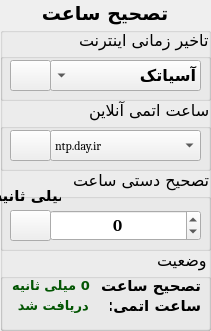
  <widget class="QGroupBox" name="groupBox">
   <property name="geometry">
    <rect>
     <x>340</x>
     <y>90</y>
     <width>211</width>
     <height>331</height>
    </rect>
   </property>
   <property name="font">
    <font>
     <family>B Arash</family>
     <pointsize>14</pointsize>
     <weight>75</weight>
     <bold>true</bold>
    </font>
   </property>
   <property name="title">
    <string>تصحیح ساعت</string>
   </property>
   <property name="alignment">
    <set>Qt::AlignCenter</set>
   </property>
   <widget class="QGroupBox" name="groupBox_2">
    <property name="geometry">
     <rect>
      <x>0</x>
      <y>30</y>
      <width>211</width>
      <height>71</height>
     </rect>
    </property>
    <property name="font">
     <font>
      <family>B Arash</family>
      <pointsize>12</pointsize>
      <weight>50</weight>
      <bold>false</bold>
     </font>
    </property>
    <property name="layoutDirection">
     <enum>Qt::RightToLeft</enum>
    </property>
    <property name="title">
     <string>تاخیر زمانی اینترنت</string>
    </property>
    <widget class="QComboBox" name="PingCombo">
     <property name="geometry">
      <rect>
       <x>50</x>
       <y>30</y>
       <width>151</width>
       <height>31</height>
      </rect>
     </property>
     <property name="font">
      <font>
       <family>B Nazanin</family>
       <pointsize>12</pointsize>
       <weight>75</weight>
       <bold>true</bold>
      </font>
     </property>
     <item>
      <property name="text">
       <string>آسیاتک</string>
      </property>
      <property name="icon">
       <iconset>
        <normaloff>Data/Images/Asiatech.png</normaloff>Data/Images/Asiatech.png</iconset>
      </property>
     </item>
     <item>
      <property name="text">
       <string>ایرانسل</string>
      </property>
      <property name="icon">
       <iconset>
        <normaloff>Data/Images/Irancell.png</normaloff>Data/Images/Irancell.png</iconset>
      </property>
     </item>
     <item>
      <property name="text">
       <string>پارس</string>
      </property>
      <property name="icon">
       <iconset>
        <normaloff>Data/Images/serverpars.png</normaloff>Data/Images/serverpars.png</iconset>
      </property>
     </item>
     <item>
      <property name="text">
       <string>شاتل</string>
      </property>
      <property name="icon">
       <iconset>
        <normaloff>Data/Images/Shatell.png</normaloff>Data/Images/Shatell.png</iconset>
      </property>
     </item>
    </widget>
    <widget class="QPushButton" name="Ping_btn">
     <property name="geometry">
      <rect>
       <x>10</x>
       <y>30</y>
       <width>41</width>
       <height>31</height>
      </rect>
     </property>
     <property name="palette">
      <palette>
       <active>
        <colorrole role="ButtonText">
         <brush brushstyle="SolidPattern">
          <color alpha="255">
           <red>0</red>
           <green>170</green>
           <blue>0</blue>
          </color>
         </brush>
        </colorrole>
       </active>
       <inactive>
        <colorrole role="ButtonText">
         <brush brushstyle="SolidPattern">
          <color alpha="255">
           <red>0</red>
           <green>170</green>
           <blue>0</blue>
          </color>
         </brush>
        </colorrole>
       </inactive>
       <disabled>
        <colorrole role="ButtonText">
         <brush brushstyle="SolidPattern">
          <color alpha="255">
           <red>120</red>
           <green>120</green>
           <blue>120</blue>
          </color>
         </brush>
        </colorrole>
       </disabled>
      </palette>
     </property>
     <property name="font">
      <font>
       <family>B Nazanin</family>
       <pointsize>12</pointsize>
       <weight>75</weight>
       <bold>true</bold>
      </font>
     </property>
     <property name="cursor">
      <cursorShape>PointingHandCursor</cursorShape>
     </property>
     <property name="toolTip">
      <string>مشاهده</string>
     </property>
     <property name="text">
      <string/>
     </property>
     <property name="icon">
      <iconset>
       <normaloff>Data/Images/View0.png</normaloff>Data/Images/View0.png</iconset>
     </property>
     <property name="iconSize">
      <size>
       <width>40</width>
       <height>40</height>
      </size>
     </property>
    </widget>
   </widget>
   <widget class="QGroupBox" name="groupBox_4">
    <property name="geometry">
     <rect>
      <x>0</x>
      <y>100</y>
      <width>211</width>
      <height>71</height>
     </rect>
    </property>
    <property name="font">
     <font>
      <family>B Arash</family>
      <pointsize>12</pointsize>
      <weight>50</weight>
      <bold>false</bold>
     </font>
    </property>
    <property name="layoutDirection">
     <enum>Qt::RightToLeft</enum>
    </property>
    <property name="title">
     <string>ساعت اتمی آنلاین</string>
    </property>
    <widget class="QComboBox" name="AtomiClockCombo">
     <property name="geometry">
      <rect>
       <x>50</x>
       <y>30</y>
       <width>151</width>
       <height>31</height>
      </rect>
     </property>
     <property name="font">
      <font>
       <family>Cambria</family>
       <pointsize>9</pointsize>
       <weight>50</weight>
       <bold>false</bold>
      </font>
     </property>
     <property name="layoutDirection">
      <enum>Qt::LeftToRight</enum>
     </property>
     <item>
      <property name="text">
       <string>ntp.day.ir</string>
      </property>
     </item>
     <item>
      <property name="text">
       <string>1.ir.pool.ntp.org</string>
      </property>
     </item>
     <item>
      <property name="text">
       <string>2.ir.pool.ntp.org</string>
      </property>
     </item>
     <item>
      <property name="text">
       <string>3.ir.pool.ntp.org</string>
      </property>
     </item>
     <item>
      <property name="text">
       <string>time.advtimesync.com</string>
      </property>
     </item>
     <item>
      <property name="text">
       <string>time.nist.gov</string>
      </property>
     </item>
    </widget>
    <widget class="QPushButton" name="NTP_btn">
     <property name="geometry">
      <rect>
       <x>10</x>
       <y>30</y>
       <width>41</width>
       <height>31</height>
      </rect>
     </property>
     <property name="palette">
      <palette>
       <active>
        <colorrole role="ButtonText">
         <brush brushstyle="SolidPattern">
          <color alpha="255">
           <red>0</red>
           <green>170</green>
           <blue>0</blue>
          </color>
         </brush>
        </colorrole>
       </active>
       <inactive>
        <colorrole role="ButtonText">
         <brush brushstyle="SolidPattern">
          <color alpha="255">
           <red>0</red>
           <green>170</green>
           <blue>0</blue>
          </color>
         </brush>
        </colorrole>
       </inactive>
       <disabled>
        <colorrole role="ButtonText">
         <brush brushstyle="SolidPattern">
          <color alpha="255">
           <red>120</red>
           <green>120</green>
           <blue>120</blue>
          </color>
         </brush>
        </colorrole>
       </disabled>
      </palette>
     </property>
     <property name="font">
      <font>
       <family>B Nazanin</family>
       <pointsize>12</pointsize>
       <weight>75</weight>
       <bold>true</bold>
      </font>
     </property>
     <property name="cursor">
      <cursorShape>PointingHandCursor</cursorShape>
     </property>
     <property name="toolTip">
      <string>دریافت</string>
     </property>
     <property name="text">
      <string/>
     </property>
     <property name="icon">
      <iconset>
       <normaloff>Data/Images/Receive.png</normaloff>Data/Images/Receive.png</iconset>
     </property>
     <property name="iconSize">
      <size>
       <width>25</width>
       <height>25</height>
      </size>
     </property>
    </widget>
   </widget>
   <widget class="QGroupBox" name="groupBox_5">
    <property name="geometry">
     <rect>
      <x>0</x>
      <y>170</y>
      <width>211</width>
      <height>81</height>
     </rect>
    </property>
    <property name="font">
     <font>
      <family>B Arash</family>
      <pointsize>12</pointsize>
      <weight>50</weight>
      <bold>false</bold>
     </font>
    </property>
    <property name="layoutDirection">
     <enum>Qt::RightToLeft</enum>
    </property>
    <property name="title">
     <string>تصحیح دستی ساعت</string>
    </property>
    <widget class="QPushButton" name="TimeCorrector">
     <property name="geometry">
      <rect>
       <x>10</x>
       <y>40</y>
       <width>41</width>
       <height>31</height>
      </rect>
     </property>
     <property name="cursor">
      <cursorShape>PointingHandCursor</cursorShape>
     </property>
     <property name="toolTip">
      <string>تصحیح</string>
     </property>
     <property name="text">
      <string/>
     </property>
     <property name="icon">
      <iconset>
       <normaloff>Data/Images/Correction.png</normaloff>Data/Images/Correction.png</iconset>
     </property>
     <property name="iconSize">
      <size>
       <width>20</width>
       <height>20</height>
      </size>
     </property>
    </widget>
    <widget class="QSpinBox" name="Correction">
     <property name="geometry">
      <rect>
       <x>50</x>
       <y>40</y>
       <width>151</width>
       <height>31</height>
      </rect>
     </property>
     <property name="font">
      <font>
       <family>Cambria</family>
       <pointsize>13</pointsize>
       <weight>75</weight>
       <bold>true</bold>
      </font>
     </property>
     <property name="layoutDirection">
      <enum>Qt::LeftToRight</enum>
     </property>
     <property name="alignment">
      <set>Qt::AlignCenter</set>
     </property>
     <property name="minimum">
      <number>-100000</number>
     </property>
     <property name="maximum">
      <number>100000</number>
     </property>
    </widget>
    <widget class="QLabel" name="label_3">
     <property name="geometry">
      <rect>
       <x>0</x>
       <y>10</y>
       <width>61</width>
       <height>31</height>
      </rect>
     </property>
     <property name="font">
      <font>
       <family>B Nazanin</family>
       <pointsize>11</pointsize>
       <weight>75</weight>
       <bold>true</bold>
      </font>
     </property>
     <property name="text">
      <string>میلی ثانیه</string>
     </property>
     <property name="alignment">
      <set>Qt::AlignCenter</set>
     </property>
    </widget>
   </widget>
   <widget class="QGroupBox" name="groupBox_7">
    <property name="geometry">
     <rect>
      <x>0</x>
      <y>250</y>
      <width>211</width>
      <height>81</height>
     </rect>
    </property>
    <property name="font">
     <font>
      <family>B Arash</family>
      <pointsize>12</pointsize>
      <weight>50</weight>
      <bold>false</bold>
     </font>
    </property>
    <property name="layoutDirection">
     <enum>Qt::RightToLeft</enum>
    </property>
    <property name="title">
     <string>وضعیت</string>
    </property>
    <widget class="QLabel" name="Correction_lbl">
     <property name="geometry">
      <rect>
       <x>0</x>
       <y>20</y>
       <width>111</width>
       <height>31</height>
      </rect>
     </property>
     <property name="palette">
      <palette>
       <active>
        <colorrole role="WindowText">
         <brush brushstyle="SolidPattern">
          <color alpha="255">
           <red>2</red>
           <green>85</green>
           <blue>2</blue>
          </color>
         </brush>
        </colorrole>
       </active>
       <inactive>
        <colorrole role="WindowText">
         <brush brushstyle="SolidPattern">
          <color alpha="255">
           <red>2</red>
           <green>85</green>
           <blue>2</blue>
          </color>
         </brush>
        </colorrole>
       </inactive>
       <disabled>
        <colorrole role="WindowText">
         <brush brushstyle="SolidPattern">
          <color alpha="255">
           <red>120</red>
           <green>120</green>
           <blue>120</blue>
          </color>
         </brush>
        </colorrole>
       </disabled>
      </palette>
     </property>
     <property name="font">
      <font>
       <family>B Nazanin</family>
       <pointsize>10</pointsize>
       <weight>75</weight>
       <bold>true</bold>
      </font>
     </property>
     <property name="layoutDirection">
      <enum>Qt::LeftToRight</enum>
     </property>
     <property name="text">
      <string>  0 میلی ثانیه</string>
     </property>
     <property name="alignment">
      <set>Qt::AlignCenter</set>
     </property>
    </widget>
    <widget class="QLabel" name="Correction_lbl_3">
     <property name="geometry">
      <rect>
       <x>100</x>
       <y>20</y>
       <width>101</width>
       <height>31</height>
      </rect>
     </property>
     <property name="palette">
      <palette>
       <active>
        <colorrole role="WindowText">
         <brush brushstyle="SolidPattern">
          <color alpha="255">
           <red>0</red>
           <green>0</green>
           <blue>0</blue>
          </color>
         </brush>
        </colorrole>
       </active>
       <inactive>
        <colorrole role="WindowText">
         <brush brushstyle="SolidPattern">
          <color alpha="255">
           <red>0</red>
           <green>0</green>
           <blue>0</blue>
          </color>
         </brush>
        </colorrole>
       </inactive>
       <disabled>
        <colorrole role="WindowText">
         <brush brushstyle="SolidPattern">
          <color alpha="255">
           <red>120</red>
           <green>120</green>
           <blue>120</blue>
          </color>
         </brush>
        </colorrole>
       </disabled>
      </palette>
     </property>
     <property name="font">
      <font>
       <family>B Nazanin</family>
       <pointsize>11</pointsize>
       <weight>75</weight>
       <bold>true</bold>
      </font>
     </property>
     <property name="layoutDirection">
      <enum>Qt::LeftToRight</enum>
     </property>
     <property name="text">
      <string>تصحیح ساعت :</string>
     </property>
     <property name="alignment">
      <set>Qt::AlignLeading|Qt::AlignLeft|Qt::AlignVCenter</set>
     </property>
    </widget>
    <widget class="QLabel" name="Correction_lbl_4">
     <property name="geometry">
      <rect>
       <x>110</x>
       <y>40</y>
       <width>91</width>
       <height>31</height>
      </rect>
     </property>
     <property name="palette">
      <palette>
       <active>
        <colorrole role="WindowText">
         <brush brushstyle="SolidPattern">
          <color alpha="255">
           <red>0</red>
           <green>0</green>
           <blue>0</blue>
          </color>
         </brush>
        </colorrole>
       </active>
       <inactive>
        <colorrole role="WindowText">
         <brush brushstyle="SolidPattern">
          <color alpha="255">
           <red>0</red>
           <green>0</green>
           <blue>0</blue>
          </color>
         </brush>
        </colorrole>
       </inactive>
       <disabled>
        <colorrole role="WindowText">
         <brush brushstyle="SolidPattern">
          <color alpha="255">
           <red>120</red>
           <green>120</green>
           <blue>120</blue>
          </color>
         </brush>
        </colorrole>
       </disabled>
      </palette>
     </property>
     <property name="font">
      <font>
       <family>B Nazanin</family>
       <pointsize>11</pointsize>
       <weight>75</weight>
       <bold>true</bold>
      </font>
     </property>
     <property name="layoutDirection">
      <enum>Qt::LeftToRight</enum>
     </property>
     <property name="text">
      <string>ساعت اتمی:</string>
     </property>
     <property name="alignment">
      <set>Qt::AlignLeading|Qt::AlignLeft|Qt::AlignVCenter</set>
     </property>
    </widget>
    <widget class="QLabel" name="Correction_lbl_2">
     <property name="geometry">
      <rect>
       <x>0</x>
       <y>40</y>
       <width>111</width>
       <height>31</height>
      </rect>
     </property>
     <property name="palette">
      <palette>
       <active>
        <colorrole role="WindowText">
         <brush brushstyle="SolidPattern">
          <color alpha="255">
           <red>2</red>
           <green>85</green>
           <blue>2</blue>
          </color>
         </brush>
        </colorrole>
       </active>
       <inactive>
        <colorrole role="WindowText">
         <brush brushstyle="SolidPattern">
          <color alpha="255">
           <red>2</red>
           <green>85</green>
           <blue>2</blue>
          </color>
         </brush>
        </colorrole>
       </inactive>
       <disabled>
        <colorrole role="WindowText">
         <brush brushstyle="SolidPattern">
          <color alpha="255">
           <red>120</red>
           <green>120</green>
           <blue>120</blue>
          </color>
         </brush>
        </colorrole>
       </disabled>
      </palette>
     </property>
     <property name="font">
      <font>
       <family>B Nazanin</family>
       <pointsize>10</pointsize>
       <weight>75</weight>
       <bold>true</bold>
      </font>
     </property>
     <property name="layoutDirection">
      <enum>Qt::LeftToRight</enum>
     </property>
     <property name="text">
      <string> دریافت شد</string>
     </property>
     <property name="alignment">
      <set>Qt::AlignCenter</set>
     </property>
    </widget>
   </widget>
  </widget>
